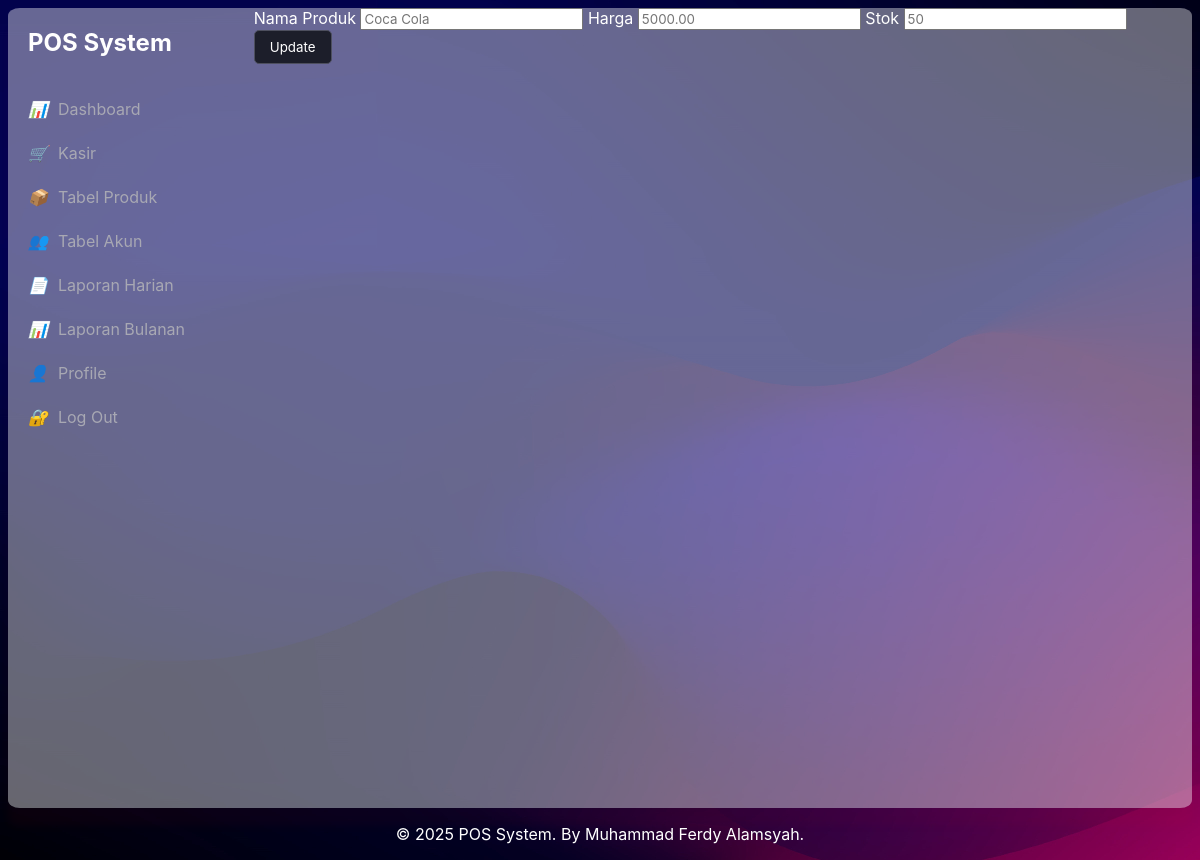
Page /App/view/update_produk.php?id=4 (signed in) on the committed database.
### tables this page shows
CREATE TABLE `produk` (
  `id_produk` int(50) NOT NULL,
  `nama_produk` varchar(255) NOT NULL,
  `kategori` enum('makanan','minum','barang') NOT NULL,
  `harga` decimal(10,2) NOT NULL,
  `stok` int(11) NOT NULL,
  `status` varchar(255) NOT NULL
);

### App/view/update_produk.php (the view, shortened to what this page needs)
<?php include 'component/header.php';?>
<?php
$sql = "SELECT * FROM produk WHERE id_produk = '$_GET[id]'";
$query = mysqli_query($conn, $sql);
$row = mysqli_fetch_assoc($query);
?>
<div class="container">
    <?php include 'component/sidebar.php' ?>
    <div class="main">
        <form class="input" action="../controller/crud.php?id=<?= $row['id_produk'] ?>"  method="POST">
            <label for="nama_produk">Nama Produk</label>
            <input placeholder="<?= $row['nama_produk']?>" id="nama_produk" name="nama_produk" type="text">
            <label for="harga">Harga</label>
            <input placeholder="<?= $row['harga']?>" id="harga" name="harga" type="number">
            <label for="stok">Stok</label>
            <input placeholder="<?= $row['stok']?>" id="stok" name="stok" type="number">
            <button name="update" type="submit">Update</button>
        </form>
    </div>
</div>
<?php include 'component/foother.php' ?>

### Public/CSS/style.css (style rules this page uses)
* { box-sizing: border-box; font-family: -apple-system, BlinkMacSystemFont, "Segoe UI", Roboto, Oxygen, Ubuntu, Cantarell, "Open Sans", "Helvetica Neue", sans-serif; }
body { background-image: url(../image/wallpaperflare.com_wallpaper.jpg); color: white; min-height: 100vh; }
.container { background-color: rgba(255, 255, 255, 0.4); backdrop-filter: blur(90px11px); box-shadow: 0 18px 9px 0 rgba(254, 11, 11, 0.04); --webkit-backdrop-filter: blur(90px11px); border: 1px; border-radius: 1%; display: flex; min-height: 100vh; }
.main { margin-left:10px; }
select, button { padding: 8px 15px; border-radius: 5px; border: 1px solid #4d4f5e; background-color: #1c1e2a; color: white; cursor: pointer; }

### rows in the picture
produk: nama_produk "Coca Cola", harga "5000.00", stok "50"
